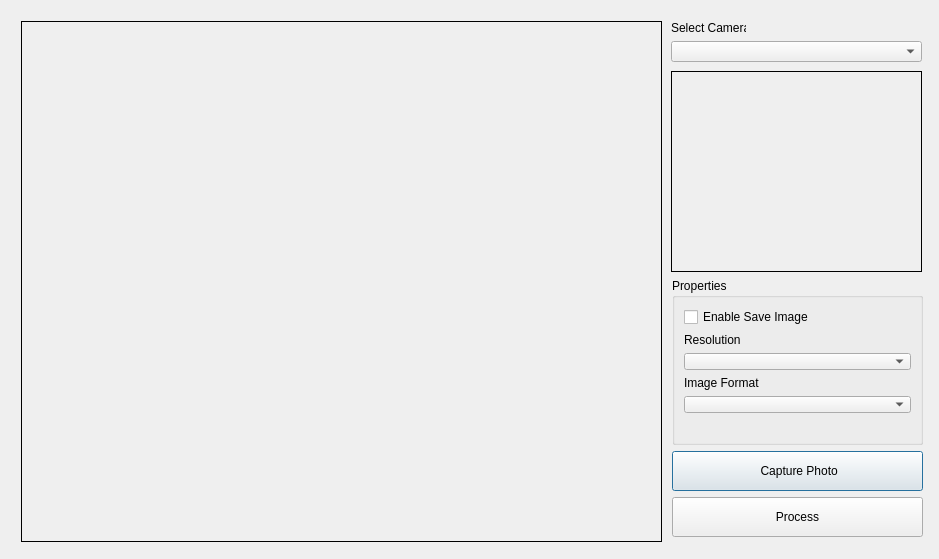
<?xml version="1.0" encoding="UTF-8"?>
<ui version="4.0">
 <class>OpenCVCamera</class>
 <widget class="QDialog" name="OpenCVCamera">
  <property name="geometry">
   <rect>
    <x>0</x>
    <y>0</y>
    <width>939</width>
    <height>559</height>
   </rect>
  </property>
  <property name="windowTitle">
   <string>Dialog</string>
  </property>
  <layout class="QVBoxLayout" name="verticalLayout_17">
   <item>
    <layout class="QVBoxLayout" name="verticalLayout">
     <item>
      <widget class="QStackedWidget" name="stackedWidget">
       <property name="frameShape">
        <enum>QFrame::NoFrame</enum>
       </property>
       <widget class="QWidget" name="viewfinderPage">
        <widget class="QLabel" name="viewfinder">
         <property name="geometry">
          <rect>
           <x>10</x>
           <y>10</y>
           <width>641</width>
           <height>521</height>
          </rect>
         </property>
         <property name="sizePolicy">
          <sizepolicy hsizetype="Fixed" vsizetype="Fixed">
           <horstretch>0</horstretch>
           <verstretch>0</verstretch>
          </sizepolicy>
         </property>
         <property name="frameShape">
          <enum>QFrame::Box</enum>
         </property>
         <property name="text">
          <string/>
         </property>
         <property name="alignment">
          <set>Qt::AlignCenter</set>
         </property>
        </widget>
        <widget class="QLabel" name="displayImage">
         <property name="geometry">
          <rect>
           <x>660</x>
           <y>60</y>
           <width>251</width>
           <height>201</height>
          </rect>
         </property>
         <property name="frameShape">
          <enum>QFrame::Box</enum>
         </property>
         <property name="text">
          <string/>
         </property>
        </widget>
        <widget class="QWidget" name="layoutWidget_4">
         <property name="geometry">
          <rect>
           <x>660</x>
           <y>10</y>
           <width>251</width>
           <height>41</height>
          </rect>
         </property>
         <layout class="QVBoxLayout" name="verticalLayout_2">
          <item>
           <widget class="QLabel" name="label_4">
            <property name="minimumSize">
             <size>
              <width>70</width>
              <height>0</height>
             </size>
            </property>
            <property name="maximumSize">
             <size>
              <width>75</width>
              <height>16777215</height>
             </size>
            </property>
            <property name="text">
             <string>Select Camera:</string>
            </property>
           </widget>
          </item>
          <item>
           <widget class="QComboBox" name="selectDeviceCB">
            <property name="maximumSize">
             <size>
              <width>16777215</width>
              <height>16777215</height>
             </size>
            </property>
           </widget>
          </item>
         </layout>
        </widget>
        <widget class="QWidget" name="">
         <property name="geometry">
          <rect>
           <x>661</x>
           <y>267</y>
           <width>251</width>
           <height>259</height>
          </rect>
         </property>
         <layout class="QVBoxLayout" name="verticalLayout_5">
          <item>
           <widget class="QGroupBox" name="groupBox">
            <property name="title">
             <string>Properties</string>
            </property>
            <property name="flat">
             <bool>false</bool>
            </property>
            <layout class="QVBoxLayout" name="verticalLayout_3">
             <item>
              <widget class="QCheckBox" name="checkBox_enableSaveImg">
               <property name="text">
                <string>Enable Save Image</string>
               </property>
              </widget>
             </item>
             <item>
              <layout class="QVBoxLayout" name="verticalLayout_14">
               <item>
                <widget class="QLabel" name="label_5">
                 <property name="text">
                  <string>Resolution </string>
                 </property>
                </widget>
               </item>
               <item>
                <widget class="QComboBox" name="cb_resolution"/>
               </item>
              </layout>
             </item>
             <item>
              <layout class="QVBoxLayout" name="verticalLayout_15">
               <item>
                <widget class="QLabel" name="label_6">
                 <property name="text">
                  <string>Image Format</string>
                 </property>
                </widget>
               </item>
               <item>
                <widget class="QComboBox" name="cb_formats">
                 <property name="cursor">
                  <cursorShape>UpArrowCursor</cursorShape>
                 </property>
                 <property name="editable">
                  <bool>false</bool>
                 </property>
                 <property name="duplicatesEnabled">
                  <bool>false</bool>
                 </property>
                </widget>
               </item>
              </layout>
             </item>
             <item>
              <widget class="QLabel" name="lbl_save">
               <property name="font">
                <font>
                 <italic>true</italic>
                </font>
               </property>
               <property name="text">
                <string/>
               </property>
              </widget>
             </item>
            </layout>
           </widget>
          </item>
          <item>
           <layout class="QVBoxLayout" name="verticalLayout_4">
            <item>
             <widget class="QPushButton" name="btnCapturePhoto">
              <property name="minimumSize">
               <size>
                <width>50</width>
                <height>40</height>
               </size>
              </property>
              <property name="font">
               <font>
                <pointsize>9</pointsize>
               </font>
              </property>
              <property name="text">
               <string> Capture Photo</string>
              </property>
              <property name="icon">
               <iconset>
                <normalon>D:/Nestor/QT/QTAppsOpenCV-V2/images/cam_icon.png</normalon>
                <activeon>D:/Nestor/QT/QTAppsOpenCV-V2/images/cam_icon.png</activeon>
                <selectedon>D:/Nestor/QT/QTAppsOpenCV-V2/images/cam_icon.png</selectedon>
               </iconset>
              </property>
              <property name="iconSize">
               <size>
                <width>25</width>
                <height>25</height>
               </size>
              </property>
             </widget>
            </item>
            <item>
             <widget class="QPushButton" name="btnProcess">
              <property name="minimumSize">
               <size>
                <width>50</width>
                <height>40</height>
               </size>
              </property>
              <property name="font">
               <font>
                <pointsize>9</pointsize>
               </font>
              </property>
              <property name="text">
               <string>Process</string>
              </property>
              <property name="icon">
               <iconset>
                <normaloff>D:/Nestor/QT/QTAppsOpenCV-V2/images/905px-Noun_Project_process_icon_1261773_cc.svg.png</normaloff>D:/Nestor/QT/QTAppsOpenCV-V2/images/905px-Noun_Project_process_icon_1261773_cc.svg.png</iconset>
              </property>
              <property name="iconSize">
               <size>
                <width>100</width>
                <height>30</height>
               </size>
              </property>
             </widget>
            </item>
           </layout>
          </item>
         </layout>
        </widget>
       </widget>
       <widget class="QWidget" name="previewPage"/>
      </widget>
     </item>
    </layout>
   </item>
  </layout>
 </widget>
 <resources/>
 <connections/>
</ui>
